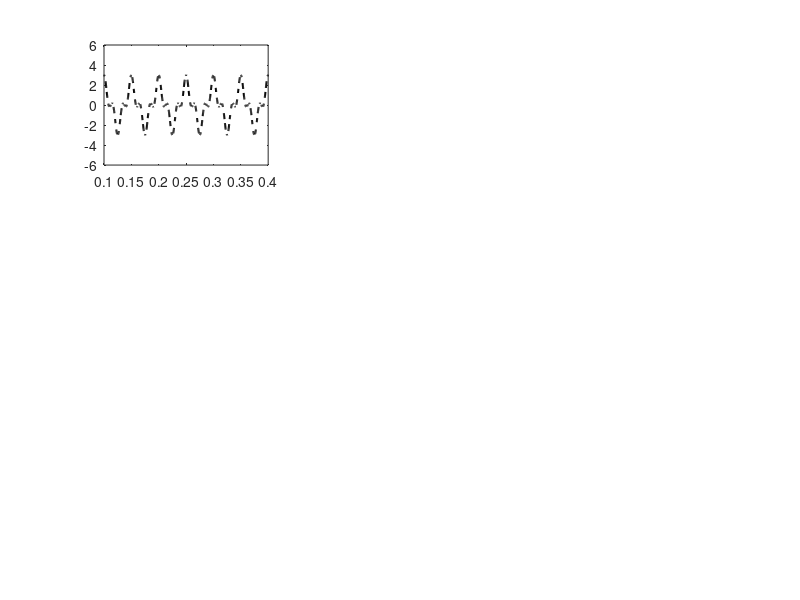

Write MATLAB code to recreate this figure. (Note: this script raises an error after producing the figure.)
clc
clear
close all

Fs = 5e3;
Ts = 1/Fs;
T_max = 0.5;
t= 0:Ts:T_max-Ts;                   % 10 seconds @ 1kHz sample rate
f0 = 5;
f1 = 150;
a = linspace(2,0.5,length(t));
% y = a.*chirp(t,f0,T_max,f1) + 0.0*randn(1,length(t));
FS = 20;
LW = 1.5;
LW2 = 1.3;
ExtraWidth = 0.04;
Offset = 0.025;
ShiftUp = 0.05;

CuspFigure = figure('units','normalized','position',[0 0 1 0.4]);
a1 = [2 3 4];    
a2 = 1;
f1 = 20;
f2 = 60;   
g = abs((a1.^2*f1 + a2^2*f2)./(a1*a2*(f1+f2)));
N_imfs = 1;

for n=1:length(a1)
    
    y = a1(n)*cos(2*pi*20*t) + a2*cos(2*pi*60*t) + 0.0000*randn(1,length(t));
    Hy = a1(n)*sin(2*pi*20*t) + a2*sin(2*pi*60*t);
    ax_index = 1+3*(n-1);
    ax(ax_index) = subplot(length(a1),3,ax_index);
    plot(t,y,'k--','parent', ax(ax_index),'linewidth',LW)
    xlim(ax(ax_index),[0.1 0.4])
    ylim(ax(ax_index),[-6 6])
    hold(ax(ax_index),'on')
    
    InitialPoints = 4;
    PointsStep = 1;
    UpperLimit = 4;
    PlotMode = 0;

    % [IF_interp, phi_interp, phi_unwrapped, x, Hx, r, phi, x0, Hx0,
    % m_star, M] = cpt_rework(y, InitialPoints, UpperLimit, PointsStep, Ts, PlotMode);
    [C r_approx IF_interp phi_interp phi_unwrapped m_star, M] = CPT_EMD_rework(N_imfs, y, InitialPoints, UpperLimit, PointsStep, Ts, PlotMode);
    
    plot(t,C,'r','parent',ax(ax_index),'linewidth',LW2)
%     plot(t,cos(phi_interp),'g','parent',ax(ax_index),'linewidth',LW2)
    
    if n<length(a1)
        set(ax(ax_index),'xticklabel',[],'fontsize',FS)
    else
        xlabel(ax(ax_index),'Time (s)','fontsize',FS)%,'interpreter','latex')
    end
    set(ax(ax_index),'fontsize',FS)
    ylabel(ax(ax_index),'$y(n)$','interpreter','latex','fontsize',FS)
    Pos = get(ax(ax_index),'position');
    if n==2
        set(ax(ax_index),'position',[Pos(1)+Offset,Pos(2)+ShiftUp,Pos(3)+ExtraWidth,Pos(4)])
    elseif n>2
        set(ax(ax_index),'position',[Pos(1)+Offset,Pos(2)+2*ShiftUp,Pos(3)+ExtraWidth,Pos(4)])
    else
        set(ax(ax_index),'position',[Pos(1)+Offset,Pos(2),Pos(3)+ExtraWidth,Pos(4)])        
    end
    TextSpace = 2;
    text(-.03, TextSpace, ['$a_1 = ' num2str(a1(n)) '$'],'interpreter','latex','fontsize',FS)%, 'position',[0.5 0.5 0.1 0.1],'parent',CuspFigure)
    text(-.03, -TextSpace, '$a_2 = 1$','interpreter','latex','fontsize',FS)%, 'position',[0.5 0.5 0.1 0.1],'parent',CuspFigure)
    if n==1
        text(.222, 8, '$Q = 4$','interpreter','latex','fontsize',FS)%, 'position',[0.5 0.5 0.1 0.1],'parent',CuspFigure)
    end
    
    InitialPoints = 120;
    PointsStep = 1;
    UpperLimit = 120;
    PlotMode = 0;

    % [IF_interp, phi_interp, phi_unwrapped, x, Hx, r, phi, x0, Hx0, m_star, M] = cpt_rework(y, InitialPoints, UpperLimit, PointsStep, Ts, PlotMode);

    [C r_approx IF_interp phi_interp phi_unwrapped m_star, M] = CPT_EMD_rework(N_imfs, y, InitialPoints, UpperLimit, PointsStep, Ts, PlotMode);
    
    ax_index = 2+3*(n-1);
    ax(ax_index) = subplot(length(a1),3,ax_index);
    plot(t,y,'k--','parent', ax(ax_index),'linewidth',LW)
    xlim(ax(ax_index),[[0.1 0.4]])
    ylim(ax(ax_index),[-6 6])
    hold(ax(ax_index),'on')
    
    plot(t,C,'r','parent',ax(ax_index),'linewidth',LW2 )
    set(ax(ax_index),'yticklabel',[],'fontsize',FS)
    if n<length(a1)
        set(ax(ax_index),'xticklabel',[],'fontsize',FS)
    else
        xlabel(ax(ax_index),'Time (s)','fontsize',FS)%,'interpreter','latex'
    end
    Pos = get(ax(ax_index),'position');
    if n==2
        set(ax(ax_index),'position',[Pos(1)+Offset,Pos(2)+ShiftUp,Pos(3)+ExtraWidth,Pos(4)])
    elseif n>2
        set(ax(ax_index),'position',[Pos(1)+Offset,Pos(2)+2*ShiftUp,Pos(3)+ExtraWidth,Pos(4)])
    else
        set(ax(ax_index),'position',[Pos(1)+Offset,Pos(2),Pos(3)+ExtraWidth,Pos(4)])
    end
    if n==1
        text(.211, 8, '$Q = 110$','interpreter','latex','fontsize',FS)%, 'position',[0.5 0.5 0.1 0.1],'parent',CuspFigure)
    end
    
    ax_index = n*3;
    ax(ax_index) = subplot(length(a1),3,ax_index);
    plot(y,Hy,'k','parent',ax(ax_index),'linewidth',LW2)
    xlim(ax(ax_index),[-6 6]), ylim(ax(ax_index),[-6 6])
    set(ax(ax_index),'fontsize',FS)
    axis(ax(ax_index),'square')
    set(ax(ax_index),'yticklabel',[],'fontsize',FS)
    if n<length(a1)
        set(ax(ax_index),'xticklabel',[],'fontsize',FS)
    else
        xlabel(ax(ax_index),'$y(n)$','interpreter','latex','fontsize',FS)
    end
    ylabel('$\mathcal{H} y(n)$','interpreter','latex','fontsize',FS)
    Pos = get(ax(ax_index),'position');
    if n==2
        set(ax(ax_index),'position',[Pos(1),Pos(2)+ShiftUp,Pos(3),Pos(4)])
    elseif n>2
        set(ax(ax_index),'position',[Pos(1),Pos(2)+2*ShiftUp,Pos(3),Pos(4)])
%     else
%         set(ax(ax_index),'position',[Pos(1),Pos(2)+ShiftUp,Pos(3),Pos(4)])
    end
end
% linkaxes(ax([1,4,7,10]),'x')
